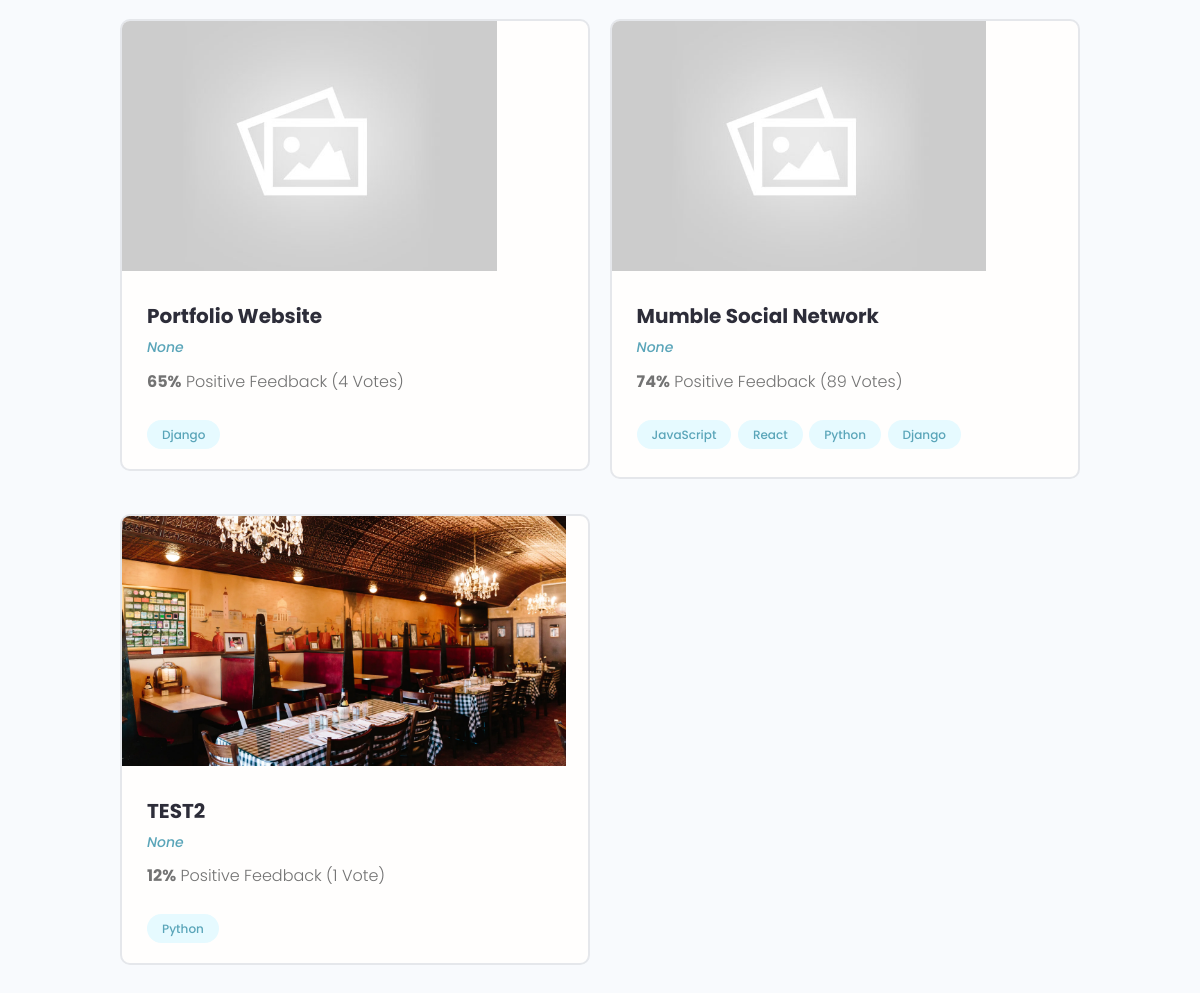
Before: /profile/bae02edb-601e-4a99-9ada-62678e85b1ca (lower part) with the older database file.
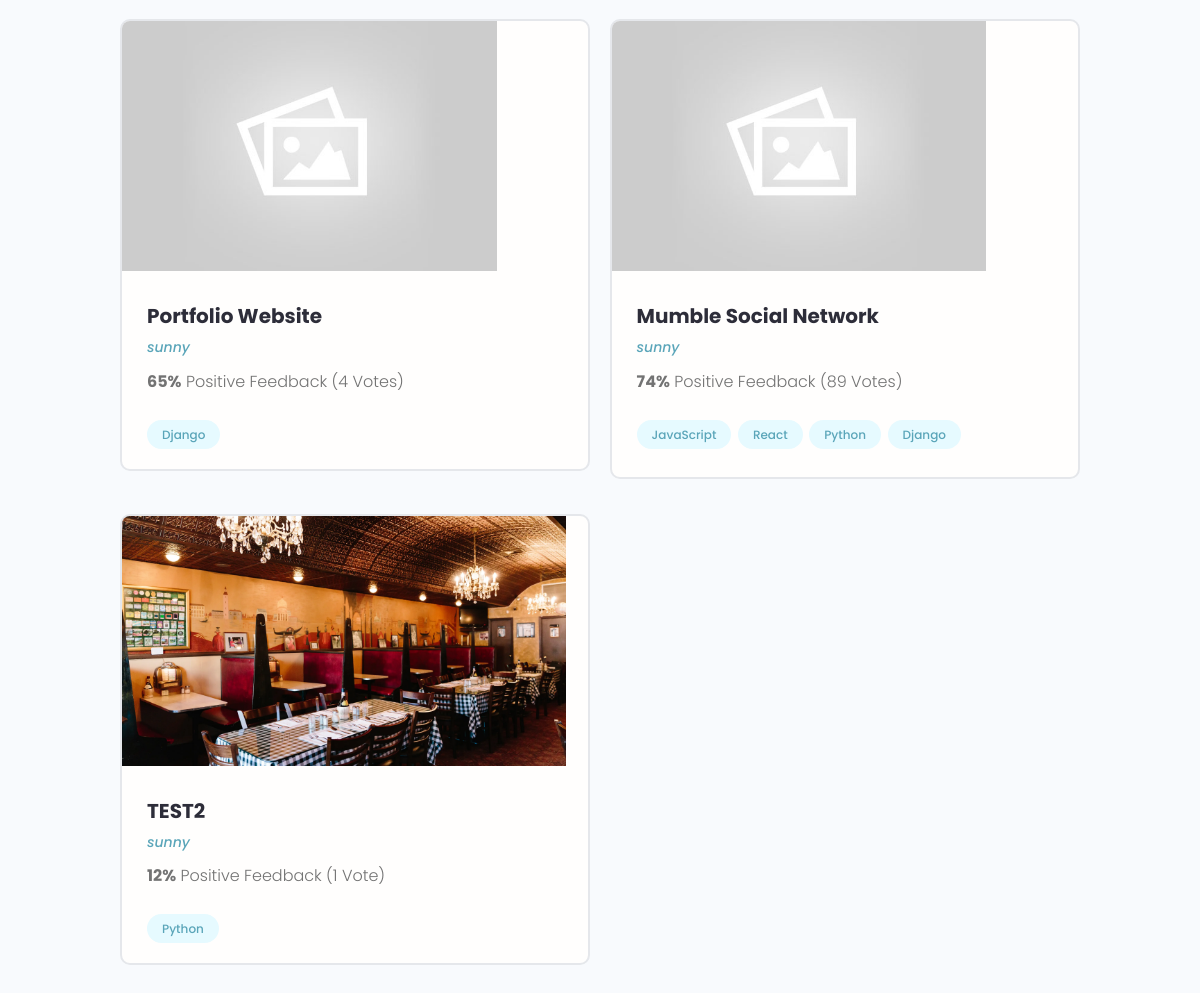
After: the same page with the newer database file.
### projects/models.py (models this page shows, shortened)
class Projects(models.Model):
    owner = models.ForeignKey(
        Profile, null=True, blank=True, on_delete=models.SET_NULL)
    title = models.CharField(max_length=200)
    description = models.TextField(null=True, blank=True)
    featured_image = models.ImageField(
        null=True, blank=True, default="default.jpg")
    demo_link = models.CharField(max_length=2000, blank=True)
    source_link = models.CharField(max_length=2000, null=True, blank=True)
    tags = models.ManyToManyField('Tag', blank=True)
    vote_total = models.IntegerField(default=0, null=True, blank=True)
    vote_ratio = models.IntegerField(default=0, null=True, blank=True)
    created = models.DateTimeField(auto_now_add=True)
    id = models.UUIDField(default=uuid.uuid4, unique=True,
                          primary_key=True, editable=False)

### users/models.py (models this page shows)
class Profile(models.Model):
    user = models.OneToOneField(
        User, on_delete=models.CASCADE, null=True, blank=True)
    name = models.CharField(max_length=200, blank=True, null=True)
    email = models.EmailField(max_length=500, blank=True, null=True)
    username = models.CharField(max_length=200, blank=True, null=True)
    location = models.CharField(max_length=200, blank=True, null=True)
    short_intro = models.CharField(max_length=200, blank=True, null=True)
    bio = models.TextField(blank=True, null=True)
    profile_image = models.ImageField(
        null=True, blank=True, upload_to='profiles/', default="profiles/user-default.png")
    social_github = models.CharField(max_length=200, blank=True, null=True)
    social_twitter = models.CharField(max_length=200, blank=True, null=True)
    social_linkedin = models.CharField(max_length=200, blank=True, null=True)
    social_youtube = models.CharField(max_length=200, blank=True, null=True)
    social_website = models.CharField(max_length=200, blank=True, null=True)
    created = models.DateTimeField(auto_now_add=True)
    id = models.UUIDField(default=uuid.uuid4, unique=True,
                          primary_key=True, editable=False)
    def __str__(self):
        return str(self.username)

### users/views.py (the view)
# urls.py: path('profile/<str:pk>', views.userprofile, name="user-profile"),
def userprofile(request, pk):
    profile = Profile.objects.get(id=pk)
    topSkills = profile.skill_set.exclude(description__exact="")
    otherSkills = profile.skill_set.filter(description="")
    context = {'profile': profile, 'topSkills': topSkills,
               'otherSkills': otherSkills}
    return render(request, 'users/user-profile.html', context)

### projects/models.py (called while the page is built)
    def __str__(self):
        return self.name

### users/templates/users/user-profile.html (shortened to what this page needs)
{% extends 'main.html' %}
{% block content %}
<main class="profile my-md">
    <div class="container">
      <div class="layout">
          <div class="devInfo">
            <div class="grid grid--two">
              {% for project in profile.projects_set.all %}
              <div class="column">
                <div class="card project">
                  <a href="{% url 'project' project.id %}" class="project">
                    <img class="project__thumbnail" src="{{project.featured_image.url}}" alt="project thumbnail" />
                    <div class="card__body">
                      <h3 class="project__title">{{project.title}}</h3>
                      <p><a class="project__author" href="{% url 'user-profile' profile.id %}">{{project.owner}}</a></p>
                      <p class="project--rating">
                        <span style="font-weight: bold;">{{project.vote_ratio}}%</span> Positive
                        Feedback ({{project.vote_total}} Vote{{project.vote_total|pluralize:"s"}})
                      </p>
                      <div class="project__tags">
                        {% for tag in project.tags.all %}
                        <span class="tag tag--pill tag--main">
                          <small>{{tag}}</small>
                        </span>
                        {% endfor %}
                      </div>
                    </div>
                  </a>
                </div>
              </div>
              {% endfor %}
            </div>
          </div>
        </div>
      </div>
  </main>
{% endblock content %}

Changed rows visible on the page:
changed through a linked row, Projects "Portfolio Website": owner "None" → "sunny"
changed through a linked row, Projects "Mumble Social Network": owner "None" → "sunny"
changed through a linked row, Projects "TEST2": owner "None" → "sunny"
